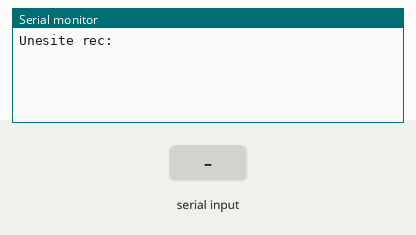
Simulated run of this sketch. Board: Arduino Uno, built with avr-gcc and run on an emulated ATmega328P. On the bench: the last lines printed to the serial monitor. Inputs (shaded band) come from the test bench.

Above: at 1.2 s.
1.3 s: "1" received over Serial
At 2.6 s:
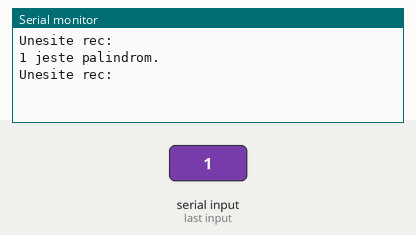
2.9 s: "0" received over Serial
At 4.1 s:
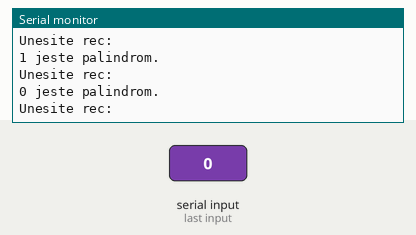
4.4 s: "2" received over Serial
At 5.2 s:
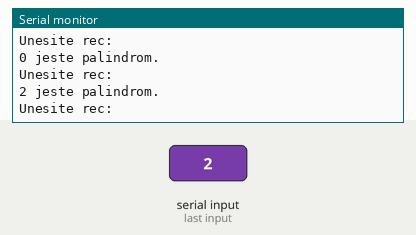

The sketch:

z4.ino
```cpp
char rec[32];
  int duzina;
  unsigned char flag;

void setup() {
  // put your setup code here, to run once:
  Serial.begin(9600);
}

void loop() {
  // put your main code here, to run repeatedly:
  Serial.println("Unesite rec: ");

  while(Serial.available() == 0);
  delay(100);
  duzina = Serial.available();
  Serial.readBytes(rec, duzina);
  rec[duzina] = 0;

  flag = 1;
  for(int i = 0; i < duzina / 2; i++)
  {
    if(rec[i] != rec[duzina-1 - i]) flag = 0;
  }

  Serial.print(rec);
  flag ? Serial.println(" jeste palindrom.") : Serial.println(" nije palindrom.");
}
```

Measured:
- after the input at 1.3 s, the serial monitor: prints a new line after 0.10 s (image 1)
- after the input at 2.9 s, the serial monitor: prints a new line after 0.10 s (image 2)
- after the input at 4.4 s, the serial monitor: prints a new line after 0.10 s (image 3)
